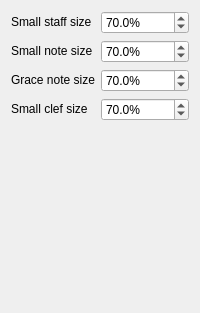
     <widget class="QWidget" name="Seite_2">
      <layout class="QGridLayout" name="gridLayout">
       <item row="0" column="0">
        <widget class="QLabel" name="label_38">
         <property name="sizePolicy">
          <sizepolicy hsizetype="Fixed" vsizetype="Fixed">
           <horstretch>0</horstretch>
           <verstretch>0</verstretch>
          </sizepolicy>
         </property>
         <property name="text">
          <string>Small staff size</string>
         </property>
        </widget>
       </item>
       <item row="0" column="1">
        <widget class="QDoubleSpinBox" name="smallStaffSize">
         <property name="sizePolicy">
          <sizepolicy hsizetype="Preferred" vsizetype="Fixed">
           <horstretch>0</horstretch>
           <verstretch>0</verstretch>
          </sizepolicy>
         </property>
         <property name="suffix">
          <string>%</string>
         </property>
         <property name="decimals">
          <number>1</number>
         </property>
         <property name="minimum">
          <double>10.000000000000000</double>
         </property>
         <property name="maximum">
          <double>200.000000000000000</double>
         </property>
         <property name="value">
          <double>70.000000000000000</double>
         </property>
        </widget>
       </item>
       <item row="1" column="0">
        <widget class="QLabel" name="label_44">
         <property name="sizePolicy">
          <sizepolicy hsizetype="Fixed" vsizetype="Fixed">
           <horstretch>0</horstretch>
           <verstretch>0</verstretch>
          </sizepolicy>
         </property>
         <property name="text">
          <string>Small note size</string>
         </property>
        </widget>
       </item>
       <item row="1" column="1">
        <widget class="QDoubleSpinBox" name="smallNoteSize">
         <property name="sizePolicy">
          <sizepolicy hsizetype="Preferred" vsizetype="Fixed">
           <horstretch>0</horstretch>
           <verstretch>0</verstretch>
          </sizepolicy>
         </property>
         <property name="suffix">
          <string>%</string>
         </property>
         <property name="decimals">
          <number>1</number>
         </property>
         <property name="maximum">
          <double>200.000000000000000</double>
         </property>
         <property name="value">
          <double>70.000000000000000</double>
         </property>
        </widget>
       </item>
       <item row="2" column="0">
        <widget class="QLabel" name="label_39">
         <property name="sizePolicy">
          <sizepolicy hsizetype="Fixed" vsizetype="Fixed">
           <horstretch>0</horstretch>
           <verstretch>0</verstretch>
          </sizepolicy>
         </property>
         <property name="text">
          <string>Grace note size</string>
         </property>
        </widget>
       </item>
       <item row="2" column="1">
        <widget class="QDoubleSpinBox" name="graceNoteSize">
         <property name="sizePolicy">
          <sizepolicy hsizetype="Preferred" vsizetype="Fixed">
           <horstretch>0</horstretch>
           <verstretch>0</verstretch>
          </sizepolicy>
         </property>
         <property name="suffix">
          <string>%</string>
         </property>
         <property name="decimals">
          <number>1</number>
         </property>
         <property name="minimum">
          <double>10.000000000000000</double>
         </property>
         <property name="maximum">
          <double>199.900000000000006</double>
         </property>
         <property name="value">
          <double>70.000000000000000</double>
         </property>
        </widget>
       </item>
       <item row="3" column="0">
        <widget class="QLabel" name="label_45">
         <property name="sizePolicy">
          <sizepolicy hsizetype="Fixed" vsizetype="Fixed">
           <horstretch>0</horstretch>
           <verstretch>0</verstretch>
          </sizepolicy>
         </property>
         <property name="text">
          <string>Small clef size</string>
         </property>
        </widget>
       </item>
       <item row="3" column="1">
        <widget class="QDoubleSpinBox" name="smallClefSize">
         <property name="sizePolicy">
          <sizepolicy hsizetype="Preferred" vsizetype="Fixed">
           <horstretch>0</horstretch>
           <verstretch>0</verstretch>
          </sizepolicy>
         </property>
         <property name="suffix">
          <string>%</string>
         </property>
         <property name="decimals">
          <number>1</number>
         </property>
         <property name="maximum">
          <double>199.000000000000000</double>
         </property>
         <property name="value">
          <double>70.000000000000000</double>
         </property>
        </widget>
       </item>
       <item row="4" column="0">
        <spacer>
         <property name="orientation">
          <enum>Qt::Vertical</enum>
         </property>
         <property name="sizeHint" stdset="0">
          <size>
           <width>20</width>
           <height>181</height>
          </size>
         </property>
        </spacer>
       </item>
      </layout>
     </widget>
